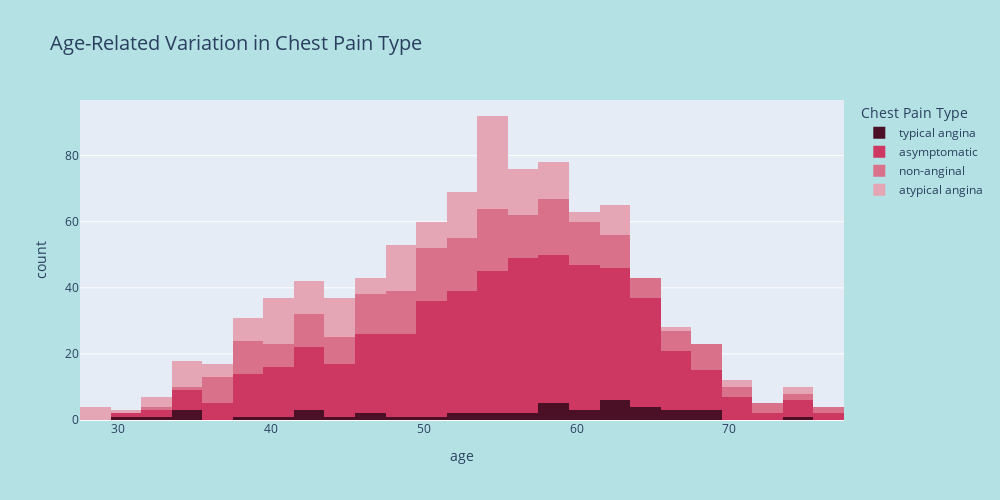

The notebook cell saved with this chart:
### Markdown cell above
📊**Insights:**
 | <font color='#38ADAA'>Chest Pain Type</font>|<font color=#38ADAA>Dataset</font> |<font color='#38ADAA'>Count</font> |<font color='#38ADAA'>Description </font>|
|--------------------|----------------|-------|--------------------------------------------------|
| Asymptomatic       | Cleveland      | 144   | No noticeable symptoms                           |
|                    | VA Long Beach  | 131   | No noticeable symptoms                           |
|                    | Hungary        | 123   | No noticeable symptoms                           |
|                    | Switzerland    | 98    | No noticeable symptoms                           |
| Atypical Angina    | Hungary        | 105   | Unusual chest pain                               |
|                    | Cleveland      | 51    | Unusual chest pain                               |
|                    | VA Long Beach  | 14    | Unusual chest pain                               |
|                    | Switzerland    | 4     | Unusual chest pain                               |
| Non-anginal        | Cleveland      | 86    | Chest pain not related to heart problem          |
|                    | Hungary        | 54    | Chest pain not related to heart problem          |
|                    | VA Long Beach  | 47    | Chest pain not related to heart problem          |
|                    | Switzerland    | 17    | Chest pain not related to heart problem          |
| Typical Angina     | Cleveland      | 23    | Common chest pain usually caused by exertion     |
|                    | Hungary        | 11    | Common chest pain usually caused by exertion     |
|                    | VA Long Beach  | 8     | Common chest pain usually caused by exertion     |
|                    | Switzerland    | 4     | Common chest pain usually caused by exertion     |

### Code cell
fig=px.histogram(df, x='age', color='cp', title='Age-Related Variation in Chest Pain Type',
                 color_discrete_map={'typical angina':'#4B1026','asymptomatic':'#CC3861','non-anginal':'#D9718A','atypical angina':'#E4A6B5'},
                 width=1000, height=500,)
fig.update_layout(title_font_size=20, legend_title='Chest Pain Type',paper_bgcolor='#B4E1E3')
fig.show()

### Figure 1 — Plotly figure (JSON) as saved in the notebook; plotly's stock layout.template omitted (floating-point values rounded to 4 significant figures; data arrays with more than 128 entries replaced by an {"elided": "..."} marker saying what was removed)
{"data": [{"alignmentgroup": "True", "bingroup": "x", "hovertemplate": "cp=typical angina<br>age=%{x}<br>count=%{y}<extra></extra>", "legendgroup": "typical angina", "marker": {"color": "#4B1026", "pattern": {"shape": ""}}, "name": "typical angina", "offsetgroup": "typical angina", "orientation": "v", "showlegend": true, "type": "histogram", "x": [63, 64, 58, 66, 69, 40, 51, 34, 52, 65, 59, 52, 42, 59, 69, 59, 38, 56, 61, 60, 59, 64, 45, 30, 35, 43, 47, 54, 57, 62, 34, 43, 46, 55, 32, 62, 62, 67, 67, 65, 49, 62, 61, 68, 74, 62], "xaxis": "x", "yaxis": "y"}, {"alignmentgroup": "True", "bingroup": "x", "hovertemplate": "cp=asymptomatic<br>age=%{x}<br>count=%{y}<extra></extra>", "legendgroup": "asymptomatic", "marker": {"color": "#CC3861", "pattern": {"shape": ""}}, "name": "asymptomatic", "offsetgroup": "asymptomatic", "orientation": "v", "showlegend": true, "type": "histogram", "x": {"elided": "496 int values"}, "xaxis": "x", "yaxis": "y"}, {"alignmentgroup": "True", "bingroup": "x", "hovertemplate": "cp=non-anginal<br>age=%{x}<br>count=%{y}<extra></extra>", "legendgroup": "non-anginal", "marker": {"color": "#D9718A", "pattern": {"shape": ""}}, "name": "non-anginal", "offsetgroup": "non-anginal", "orientation": "v", "showlegend": true, "type": "histogram", "x": {"elided": "204 int values"}, "xaxis": "x", "yaxis": "y"}, {"alignmentgroup": "True", "bingroup": "x", "hovertemplate": "cp=atypical angina<br>age=%{x}<br>count=%{y}<extra></extra>", "legendgroup": "atypical angina", "marker": {"color": "#E4A6B5", "pattern": {"shape": ""}}, "name": "atypical angina", "offsetgroup": "atypical angina", "orientation": "v", "showlegend": true, "type": "histogram", "x": {"elided": "174 int values"}, "xaxis": "x", "yaxis": "y"}], "layout": {"barmode": "relative", "height": 500, "legend": {"title": {"text": "Chest Pain Type"}, "tracegroupgap": 0}, "paper_bgcolor": "#B4E1E3", "title": {"font": {"size": 20}, "text": "Age-Related Variation in Chest Pain Type"}, "width": 1000, "xaxis": {"anchor": "y", "domain": [0, 1], "title": {"text": "age"}}, "yaxis": {"anchor": "x", "domain": [0, 1], "title": {"text": "count"}}}}
